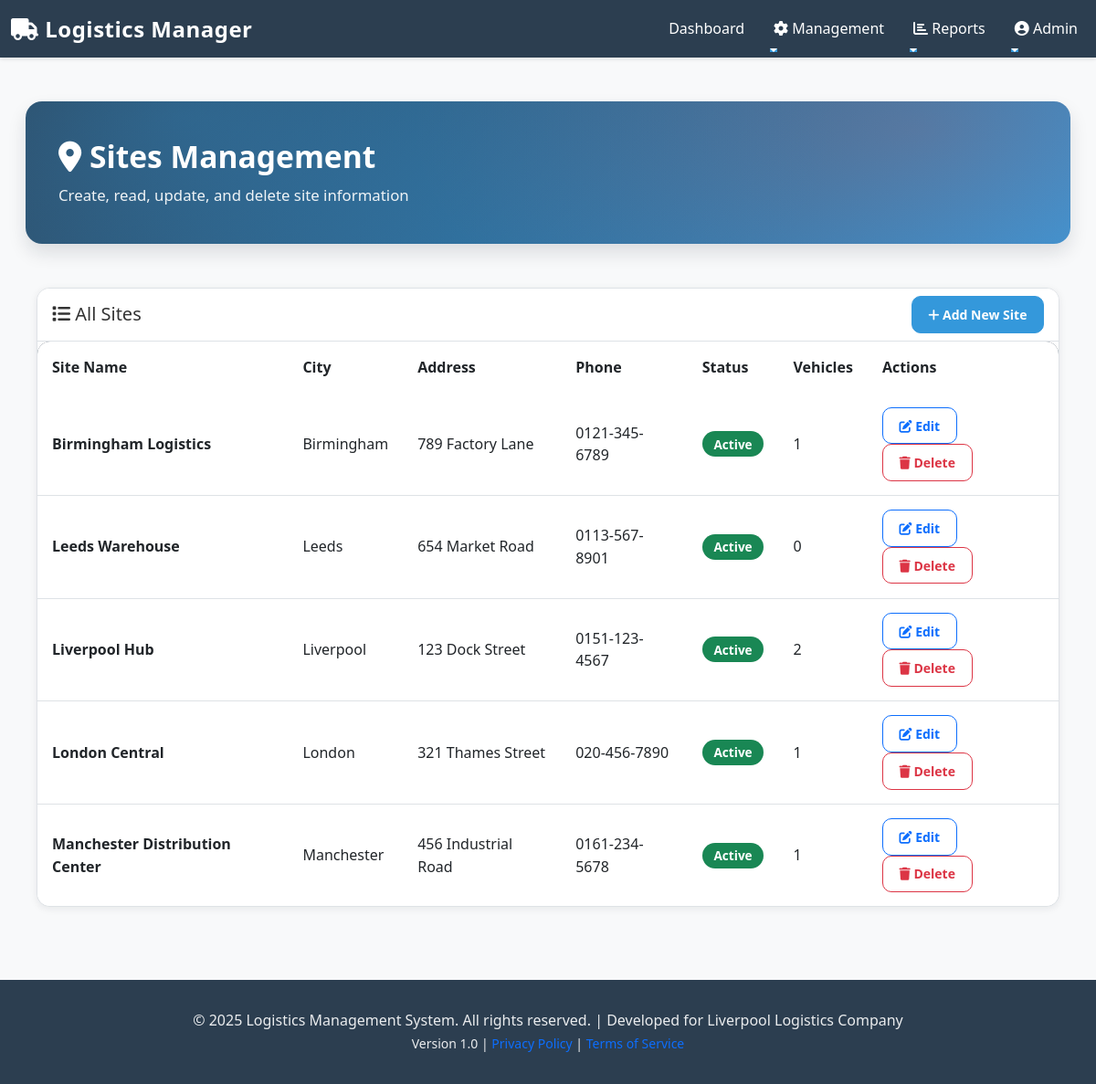
/admin/sites.php (signed in), run on the app's committed database.
### tables this page shows
CREATE TABLE IF NOT EXISTS site (
    site_id INT PRIMARY KEY AUTO_INCREMENT,
    site_name VARCHAR(100) NOT NULL UNIQUE,
    address_line_1 VARCHAR(255) NOT NULL,
    address_city VARCHAR(100) NOT NULL,
    address_postcode VARCHAR(20) NOT NULL,
    contact_phone VARCHAR(20),
    is_active TINYINT(1) DEFAULT 1,
    created_at TIMESTAMP DEFAULT CURRENT_TIMESTAMP
);

### admin/sites.php (the view, shortened to what this page needs)
<?php
include '../includes/header.php';
$action = isset($_GET['action']) ? $_GET['action'] : 'list';
$sites = $conn->query("SELECT * FROM site ORDER BY site_name ASC");
?>
<div class="container-fluid">
    <section class="page-header mb-5">
        <div class="container">
            <h1><i class="fas fa-map-marker-alt"></i> Sites Management</h1>
            <p class="lead">Create, read, update, and delete site information</p>
        </div>
    </section>
    <div class="container-fluid">
        <?php if ($action === 'list'): ?>
            <div class="card mb-5">
                <div class="card-header d-flex justify-content-between align-items-center">
                    <h5 class="mb-0"><i class="fas fa-list"></i> All Sites</h5>
                    <a href="sites.php?action=create" class="btn btn-primary btn-sm">
                        <i class="fas fa-plus"></i> Add New Site
                    </a>
                </div>
                <div class="table-responsive">
                    <table class="table table-hover mb-0">
                        <thead>
                            <tr>
                                <th>Site Name</th>
                                <th>City</th>
                                <th>Address</th>
                                <th>Phone</th>
                                <th>Status</th>
                                <th>Vehicles</th>
                                <th>Actions</th>
                            </tr>
                        </thead>
                        <tbody>
                            <?php while ($site = $sites->fetch_assoc()):
                                $vehicle_count = $conn->query("SELECT COUNT(*) as count FROM vehicle WHERE home_site_id = " . $site['site_id'])->fetch_assoc()['count'];
                            ?>
                                <tr>
                                    <td><strong><?php echo htmlspecialchars($site['site_name']); ?></strong></td>
                                    <td><?php echo htmlspecialchars($site['address_city']); ?></td>
                                    <td><?php echo htmlspecialchars($site['address_line_1']); ?></td>
                                    <td><?php echo htmlspecialchars($site['contact_phone'] ?? 'N/A'); ?></td>
                                    <td>
                                        <span class="badge bg-<?php echo $site['is_active'] ? 'success' : 'secondary'; ?>">
                                            <?php echo $site['is_active'] ? 'Active' : 'Inactive'; ?>
                                        </span>
                                    </td>
                                    <td><?php echo $vehicle_count; ?></td>
                                    <td>
                                        <a href="sites.php?action=edit&id=<?php echo $site['site_id']; ?>" class="btn btn-sm btn-outline-primary">
                                            <i class="fas fa-edit"></i> Edit
                                        </a>
                                        <form method="POST" style="display: inline;">
                                            <button type="submit" class="btn btn-sm btn-outline-danger" onclick="return confirm('Are you sure?');">
                                                <i class="fas fa-trash"></i> Delete
                                            </button>
                                        </form>
                                    </td>
                                </tr>
                            <?php endwhile; ?>
                        </tbody>
                    </table>
                </div>
            </div>
        <?php endif; ?>
    </div>
</div>
<?php include '../includes/footer.php'; ?>

### css/styles.css (style rules this page uses)
:root { --primary-color: #2c3e50; --secondary-color: #3498db; --success-color: #27ae60; --warning-color: #f39c12; --danger-color: #e74c3c; --info-color: #3498db; --text-color: #2b2f33; --muted-text: #6c757d; --light-bg: #f6f8fb; --card-bg: #ffffff; --border-color: #e6e9ef; --shadow-sm: 0 2px 8px rgba(16, 24, 40, 0.08); --shadow-md: 0 10px 20px rgba(16, 24, 40, 0.12); --radius-sm: 10px; --radius-md: 14px; --radius-lg: 18px; --transition: all 0.25s ease; }
* { margin: 0; padding: 0; box-sizing: border-box; }
html, body { height: 100%; font-family: 'Segoe UI', Tahoma, Geneva, Verdana, sans-serif; color: var(--text-color); background: var(--light-bg); }
body { display: flex; flex-direction: column; line-height: 1.55; }
.container-fluid { max-width: 1400px; margin: 0 auto; }
h1, h2, h3, h4, h5 { color: var(--text-color); }
p { color: #4a4f55; }
.page-header { background: radial-gradient(1200px 600px at 15% 10%, rgba(52,152,219,0.35), transparent 60%), radial-gradient(1000px 500px at 85% 20%, rgba(231,76,60,0.20), transparent 55%), linear-gradient(135deg, var(--primary-color), var(--secondary-color)); color: #fff; padding: 2.5rem 1.5rem; margin: 1rem auto 2rem auto; border-radius: var(--radius-lg); box-shadow: var(--shadow-md); overflow: hidden; }
.page-header h1 { font-size: 2.1rem; font-weight: 800; margin-bottom: 0.6rem; color: #fff; }
.page-header p { font-size: 1.05rem; opacity: 0.92; margin-bottom: 0; color: #fff; }
html { scroll-behavior: smooth; }
.card { border: 1px solid var(--border-color); border-radius: var(--radius-md); background: var(--card-bg); box-shadow: var(--shadow-sm); transition: var(--transition); overflow: hidden; }
.card .card-header { background-color: #ffffff !important; color: var(--text-color) !important; border-bottom: 1px solid var(--border-color) !important; }
.btn { border-radius: 10px; font-weight: 700; transition: var(--transition); padding: 0.55rem 1.1rem; }
.btn-primary { background-color: var(--secondary-color); border: 1px solid var(--secondary-color); color: #fff; }
.table { background: #fff; border-collapse: collapse; border-radius: var(--radius-md); overflow: hidden; box-shadow: var(--shadow-sm); }
.table thead { background: var(--primary-color); color: #fff; }
.table thead th { font-weight: 800; padding: 1rem; border: none; }
.table tbody td { padding: 0.95rem 1rem; border-bottom: 1px solid var(--border-color); vertical-align: middle; }
.table tbody tr:last-child td { border-bottom: none; }
.badge { padding: 0.45rem 0.8rem; border-radius: 999px; font-weight: 800; font-size: 0.85rem; display: inline-flex; align-items: center; gap: 0.4rem; }

### css/nav.css (style rules this page uses)
:root { --primary-color: #2c3e50; --secondary-color: #3498db; --accent-color: #e74c3c; --text-color: #333; --light-bg: #f8f9fa; --border-color: #dee2e6; }

### data on the page
site: site_name "Birmingham Logistics", address_city "Birmingham", address_line_1 "789 Factory Lane", contact_phone "0121-345-6789", is_active "Active", vehicle_count "1"
site: site_name "Leeds Warehouse", address_city "Leeds", address_line_1 "654 Market Road", contact_phone "0113-567-8901", is_active "Active", vehicle_count "0"
site: site_name "Liverpool Hub", address_city "Liverpool", address_line_1 "123 Dock Street", contact_phone "0151-123-4567", is_active "Active", vehicle_count "2"
site: site_name "London Central", address_city "London", address_line_1 "321 Thames Street", contact_phone "020-456-7890", is_active "Active", vehicle_count "1"
site: site_name "Manchester Distribution Center", address_city "Manchester", address_line_1 "456 Industrial Road", contact_phone "0161-234-5678", is_active "Active", vehicle_count "1"

### other printed values
$user_name "Admin"
